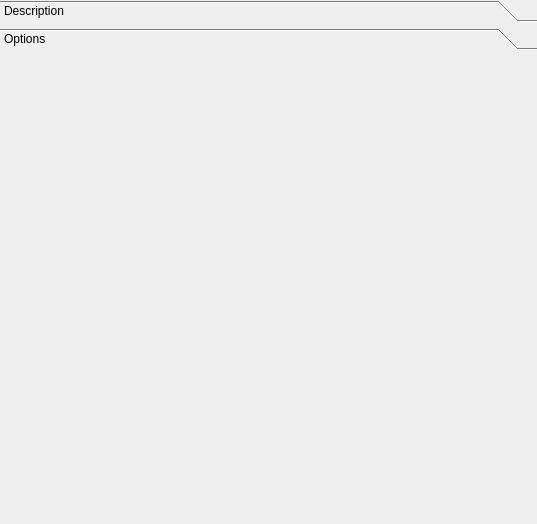
<?xml version="1.0" encoding="UTF-8"?>
<ui version="4.0">
 <class>PolRunTool</class>
 <widget class="QToolBox" name="PolRunTool">
  <property name="windowModality">
   <enum>Qt::NonModal</enum>
  </property>
  <property name="geometry">
   <rect>
    <x>0</x>
    <y>0</y>
    <width>537</width>
    <height>524</height>
   </rect>
  </property>
  <property name="windowTitle">
   <string>ToolBox</string>
  </property>
  <property name="frameShape">
   <enum>QFrame::NoFrame</enum>
  </property>
  <property name="currentIndex">
   <number>1</number>
  </property>
  <property name="tabSpacing">
   <number>6</number>
  </property>
  <widget class="QWidget" name="page_Desciption">
   <property name="geometry">
    <rect>
     <x>0</x>
     <y>0</y>
     <width>537</width>
     <height>462</height>
    </rect>
   </property>
   <attribute name="label">
    <string>Description</string>
   </attribute>
   <layout class="QVBoxLayout" name="verticalLayout">
    <item>
     <widget class="QLabel" name="label">
      <property name="text">
       <string>Author:</string>
      </property>
     </widget>
    </item>
    <item>
     <widget class="QLabel" name="label_Author">
      <property name="text">
       <string/>
      </property>
     </widget>
    </item>
    <item>
     <widget class="QLabel" name="label_2">
      <property name="text">
       <string>Description:</string>
      </property>
     </widget>
    </item>
    <item>
     <widget class="QTextBrowser" name="text_Description">
      <property name="frameShape">
       <enum>QFrame::StyledPanel</enum>
      </property>
      <property name="frameShadow">
       <enum>QFrame::Plain</enum>
      </property>
      <property name="readOnly">
       <bool>true</bool>
      </property>
     </widget>
    </item>
    <item>
     <spacer name="verticalSpacer">
      <property name="orientation">
       <enum>Qt::Vertical</enum>
      </property>
      <property name="sizeHint" stdset="0">
       <size>
        <width>20</width>
        <height>40</height>
       </size>
      </property>
     </spacer>
    </item>
   </layout>
  </widget>
  <widget class="QWidget" name="page_Options">
   <property name="geometry">
    <rect>
     <x>0</x>
     <y>0</y>
     <width>537</width>
     <height>462</height>
    </rect>
   </property>
   <attribute name="label">
    <string>Options</string>
   </attribute>
   <layout class="QVBoxLayout" name="verticalLayout_3">
    <item>
     <layout class="QVBoxLayout" name="layout_Options">
      <property name="spacing">
       <number>6</number>
      </property>
     </layout>
    </item>
    <item>
     <spacer name="verticalSpacer_2">
      <property name="orientation">
       <enum>Qt::Vertical</enum>
      </property>
      <property name="sizeHint" stdset="0">
       <size>
        <width>20</width>
        <height>40</height>
       </size>
      </property>
     </spacer>
    </item>
   </layout>
  </widget>
 </widget>
 <resources/>
 <connections/>
</ui>
